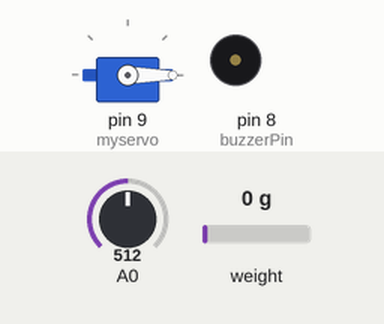
Recording of a sketch running on a simulated Arduino Uno, built with avr-gcc and run on an emulated ATmega328P. On the bench: servo, buzzer (waves = sounding, pin HIGH). The test bench sets the inputs (shaded band); at power-on: A0 = 512, weight on the scale 0 g. The modem accepts every AT command (registered, SIM ready, sends succeed) and sends nothing else; what the sketch prints to the serial monitor is not drawn.

Above: at 2.5 s.
2.6 s: A0 set to 483
At 3.3 s:
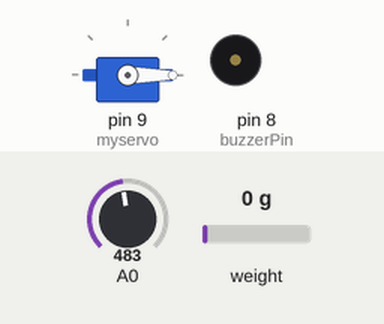
6.1 s: A0 set to 510
At 9.3 s:
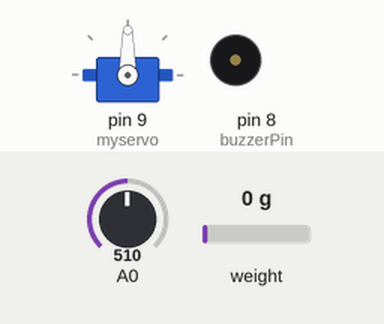
13.9 s: weight on the scale set to 1250 g
17.4 s: weight on the scale set to 100 g
At 17.62 s:
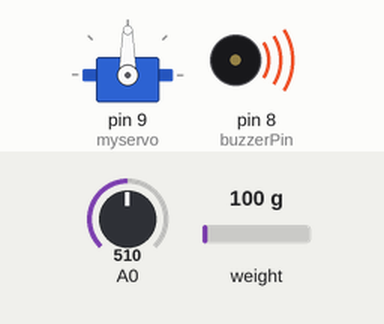
20.9 s: A0 set to 490
At 21.7 s:
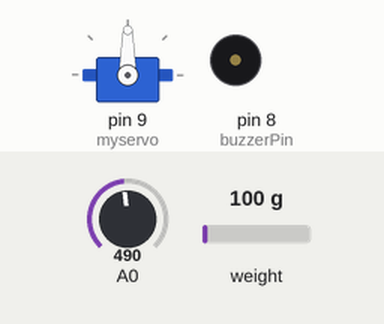
23.1 s: A0 set to 511
At 24.93 s:
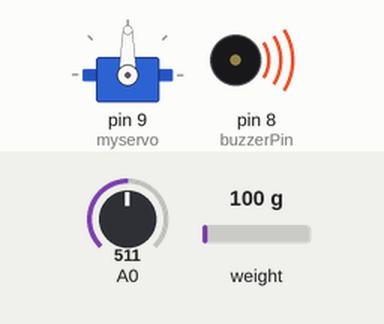
Timing chart, 0 to 34.2 s (numbered marks = the images above; inputs shaded):
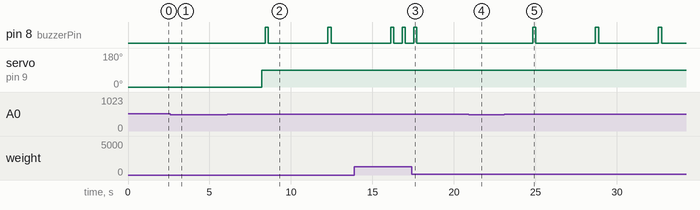

Measured:
- after the input at 2.6 s, pin 8 (buzzerPin): stays LOW (without the input it goes to HIGH after 2.4 s); servo on pin 9 (myservo): stays 0° (without the input it goes to 90° after 2.2 s)
- after the input at 6.1 s, pin 8 (buzzerPin): alternates HIGH for 0.20 s and LOW for 3.7 s, starting after 2.3 s; servo on pin 9 (myservo): 0° → 90° after 2.1 s
- after the input at 17.4 s, pin 8 (buzzerPin): goes on until 17.7 s, then stays LOW
- after the input at 20.9 s, pin 8 (buzzerPin): stays LOW (without the input it goes to HIGH after 0.48 s)
- after the input at 23.1 s, pin 8 (buzzerPin): alternates HIGH for 0.20 s and LOW for 3.7 s, starting after 1.7 s

The sketch:

gsm_load_cell__1_.ino
```cpp
#include "HX711.h"
#include <SoftwareSerial.h>
#include<Servo.h>
SoftwareSerial mySerial(10,11);//rx,tx

#define calibration_factor 110350 //This value is obtained using the SparkFun_HX711_Calibration sketch

#define LOADCELL_DOUT_PIN  3
#define LOADCELL_SCK_PIN  2
Servo myservo;
HX711 scale;

const int DO_Pin=12;

const int buzzerPin = 8; // Digital pin for buzzer


void setup() {

  Serial.begin(9600);
   mySerial.begin(9600);   // Setting the baud rate of GSM Module
  Serial.println("Start:");
  delay(100);

  myservo.attach(9);
  myservo.write(0);
  delay(200);
  pinMode(buzzerPin, OUTPUT);

  pinMode(DO_Pin, INPUT); // Configure D8 pin as a digital input pin

  scale.begin(LOADCELL_DOUT_PIN, LOADCELL_SCK_PIN);
  scale.set_scale(calibration_factor); //This value is obtained by using the SparkFun_HX711_Calibration sketch
  scale.tare(); //Assuming there is no weight on the scale at start up, reset the scale to 0

  Serial.println("Readings:");
}

void loop() {
  Serial.print("Reading: ");

  Serial.print(scale.get_units(),4); //scale.get_units() returns a float
  //Serial.print(weight);
  Serial.print(" kg"); //You can change this to kg but you'll need to refactor the calibration_factor
  Serial.println();

  if ((scale.get_units()) < 1.0){
    SendMessage();
    Serial.println("LOW GAS..");

  }

    int threshold= analogRead(A0);
    Serial.print("threshold_value: ");
    Serial.print(threshold);                      //prints the threshold_value reached as either LOW or HIGH (above or underneath)
    delay(100);

    if (threshold > 500) {

        myservo.write(90);


        delay(200);
        digitalWrite(buzzerPin, HIGH); // Turn on the buzzer
        delay(200); // Buzzer on time
        digitalWrite(buzzerPin, LOW);  // Turn off the buzzer

    }
}

 void SendMessage()
{
  mySerial.println("AT+CMGF=1");    //Sets the GSM Module in Text Mode
  delay(1000);  // Delay of 1000 milli seconds or 1 second
  mySerial.println("AT+CMGS=\"+917020260914\"\r"); // Replace x with mobile number
  delay(1000);
  mySerial.println("LOW GAS..");// The SMS text you want to send
  delay(100);
   mySerial.println((char)26);// ASCII code of CTRL+Z
  delay(1000);
}
```
